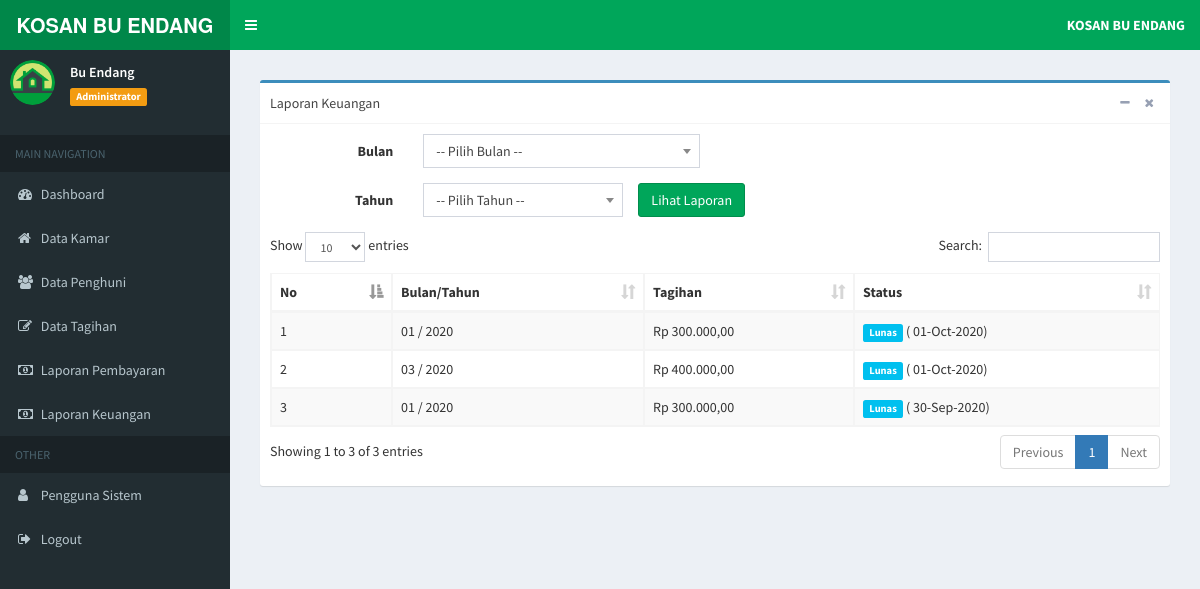
The app's page /index.php?page=uang_masuk (signed in) with its own data.
### tables this page shows
CREATE TABLE `tb_tagihan` (
  `id_tagihan` int(11) NOT NULL,
  `bulan` varchar(3) NOT NULL,
  `tahun` year(4) NOT NULL,
  `id_penghuni` varchar(6) NOT NULL,
  `tagihan` int(11) NOT NULL,
  `status` enum('BL','LS') NOT NULL,
  `tgl_bayar` date NOT NULL
);

### inc/rupiah.php (called while the page is built)
<?php
function rupiah($angka){
	$hasil_rupiah = "Rp " . number_format($angka,2,',','.');
	return $hasil_rupiah;
}

### admin/tagihan/uang_masuk.php (the view, shortened to what this page needs)
<section class="content">
	<div class="box box-primary">
		<div class="box-header with-border">
			Laporan Keuangan
			<div class="box-tools pull-right">
				<button type="button" class="btn btn-box-tool" data-widget="collapse">
					<i class="fa fa-minus"></i>
				</button>
				<button type="button" class="btn btn-box-tool" data-widget="remove">
					<i class="fa fa-remove"></i>
				</button>
			</div>
		</div>
		<form class="form-horizontal" action="?page=data_laporan" method="post" enctype="multipart/form-data">
			<div class="box-body">
				<div class="form-group">
					<label class="col-sm-2 control-label">Bulan</label>
					<div class="col-sm-4">
					</div>
				</div>
				<div class="form-group">
					<label class="col-sm-2 control-label">Tahun</label>
					<div class="col-sm-3">
					</div>
					<div>
						<input type="submit" name="Lihat" value="Lihat Laporan" class="btn btn-success">
					</div>
				</div>
				<div class="table-responsive">
					<table id="example1" class="table table-bordered table-striped">
						<thead>
							<tr>
								<th>No</th>
								<th>Bulan/Tahun</th>
								<th>Tagihan</th>
								<th>Status</th>
							</tr>
						</thead>
						<tbody>
							<?php
					$no = 1;
					$sql = $koneksi->query("SELECT p.no_hp, t.id_tagihan, t.tagihan, t.status, t.tgl_bayar, t.bulan, t.tahun
					from tb_penghuni p inner join tb_tagihan t on p.id_penghuni=t.id_penghuni where t.status='LS'
					order by tgl_bayar desc");
					while ($data= $sql->fetch_assoc()) {
					?>
							<tr>
								<td>
									<?php echo $no++; ?>
								</td>
								<td>
									<?php echo $data['bulan']; ?>
									/
									<?php echo $data['tahun']; ?>
								</td>
								<td>
									<?php echo rupiah($data['tagihan']); ?>
								</td>
								<td>
									<?php $stt = $data['status']  ?>
									<?php if($stt == 'BL'){ ?>
									<span class="label label-danger">Belum Bayar</span>
									<?php }elseif($stt == 'LS'){ ?>
									<span class="label label-info">Lunas</span>
									(
									<?php  $tgl = $data['tgl_bayar']; echo date("d-M-Y", strtotime($tgl))?>)
								<?php } ?>
							</tr>
							<?php
							}
							?>
						</tbody>
					</table>
			</form>
			</div>
		</div>
	</div>

### records on screen
tb_tagihan: bulan "01", tahun "2020", tagihan "Rp 300.000,00", tgl_bayar "01-Oct-2020"
tb_tagihan: bulan "03", tahun "2020", tagihan "Rp 400.000,00", tgl_bayar "01-Oct-2020"
tb_tagihan: bulan "01", tahun "2020", tagihan "Rp 300.000,00", tgl_bayar "30-Sep-2020"

### other values on screen
$data_nama "Bu Endang"
$data_level "Administrator"
